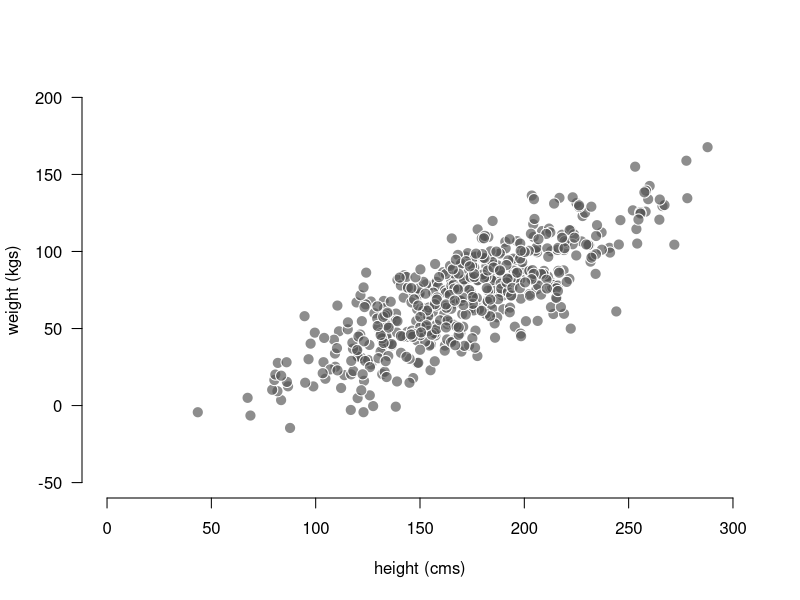

The R source for this figure:
## ---- chunk 1
# MASS package and random seed
library(MASS)
set.seed(20092005)

# summary statistics for x-and-y variables
x_mean <- 170
x_sd <- 40
x_var <- x_sd^2

y_mean <- 70
y_sd <- 30
y_var <- y_sd^2


# covariance based on correlation
xy_cor <- 0.80
xy_cov <- x_sd * y_sd * xy_cor


# multivariate normal distribution
n <- 500
mu <- c(x_mean, y_mean)
Sigma <- matrix(c(x_var, xy_cov, xy_cov, y_var), 2)
hw = mvrnorm(n, mu, Sigma)


# scatter diagram
plot(hw[,1], hw[,2], 
     xlim = c(0, 300), ylim = c(-50, 200),
     axes = FALSE, type = 'n',
     xlab = 'height (cms)', ylab = 'weight (kgs)')
axis(side = 1)
axis(side = 2, las = 1)
points(hw[,1], hw[,2], pch = 21, cex = 1.5, col = "white",
       bg = "#555555AA", lwd = 1)
